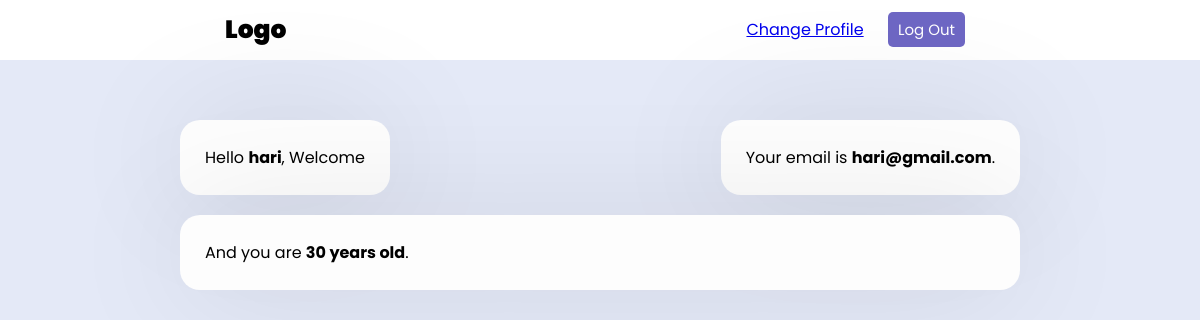
Screenshot of /home.php (signed in) with the database file from the repository.
### tables this page shows
CREATE TABLE `users` (
  `Id` int NOT NULL,
  `Username` varchar(200) DEFAULT NULL,
  `Email` varchar(200) DEFAULT NULL,
  `Age` int DEFAULT NULL,
  `Password` varchar(200) DEFAULT NULL,
  `foto` varchar(255) DEFAULT 'path/to/default/photo.jpg'
);

### home.php (the view, shortened to what this page needs)
<?php
   include("php/config.php");
?>
<!DOCTYPE html>
<html lang="en">
<head>
    <link rel="stylesheet" href="style/style.css">
</head>
<body>
    <div class="nav">
        <div class="logo">
            <p><a href="home.php">Logo</a> </p>
        </div>
        <div class="right-links">
            <?php
            $id = $_SESSION['id'];
            $query = mysqli_query($con,"SELECT*FROM users WHERE Id=$id");
            while($result = mysqli_fetch_assoc($query)){
                $res_Uname = $result['Username'];
                $res_Email = $result['Email'];
                $res_Age = $result['Age'];
                $res_id = $result['Id'];
            }
            echo "<a href='edit.php?Id=$res_id'>Change Profile</a>";
            ?>
            <a href="php/logout.php"> <button class="btn">Log Out</button> </a>
        </div>
    </div>
    <main>
       <div class="main-box top">
          <div class="top">
            <div class="box">
                <p>Hello <b><?php echo $res_Uname ?></b>, Welcome</p>
            </div>
            <div class="box">
                <p>Your email is <b><?php echo $res_Email ?></b>.</p>
            </div>
          </div>
          <div class="bottom">
            <div class="box">
                <p>And you are <b><?php echo $res_Age ?> years old</b>.</p>
            </div>
          </div>
       </div>
    </main>
</body>
</html>

### style/style.css (style rules this page uses)
* { padding: 0; margin: 0; box-sizing: border-box; font-family: 'Poppins',sans-serif; }
body { background: #e4e9f7; }
.box { background: #fdfdfd; display: flex; flex-direction: column; padding: 25px 25px; border-radius: 20px; box-shadow: 0 0 128px 0 rgba(0,0,0,0.1), 0 32px 64px -48px rgba(0,0,0,0.5); }
.btn { height: 35px; background: rgba(76,68,182,0.808); border: 0; border-radius: 5px; color: #fff; font-size: 15px; cursor: pointer; transition: all .3s; margin-top: 10px; padding: 0px 10px; }
.nav { background: #fff; display: flex; flex-direction: row; justify-content: space-around; line-height: 60px; z-index: 100; }
.logo { font-size: 25px; font-weight: 900; }
.logo a { text-decoration: none; color: #000; }
.right-links a { padding: 0 10px; }
main { display: flex; align-items: center; justify-content: center; margin-top: 60px; }
.main-box { display: flex; flex-direction: column; width: 70%; }
.main-box .top { display: flex; flex-direction: row; justify-content: space-between; }
.bottom { width: 100%; margin-top: 20px; }

### rows the page displays
users: Username "hari", Email "hari@gmail.com", Age "30"
